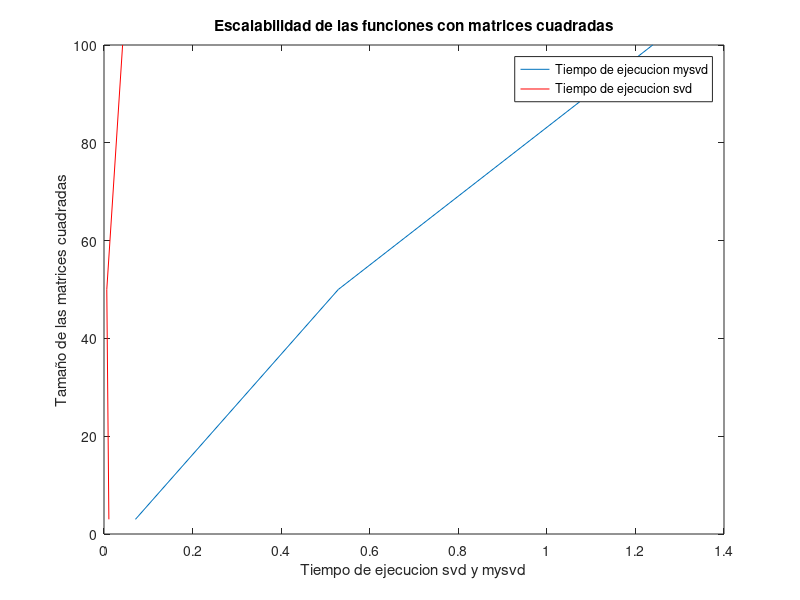
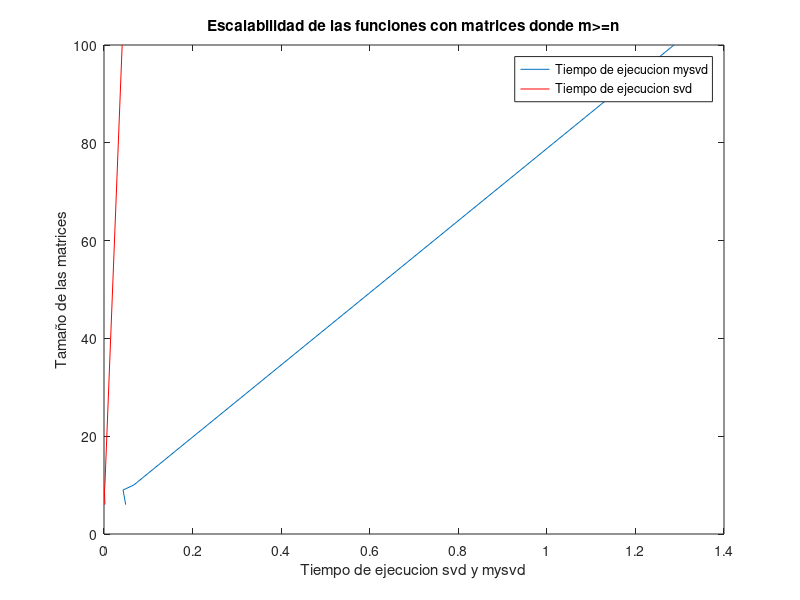

These charts were generated, in order, by the following MATLAB code:
clear all
close all
clc

% Analizaremos que pasa cuando aumenta el tamaño de la matriz con las funciones
%svd y mysvd primero para matrices cuadradas

Tiempodeej = [];
Tiempodeejmach = [];
Tamaniomatrices = [];

Tiempodeej = [0.071 0.529 1.239];
Tiempodeejmach = [0.011,0.0062862,0.0420001];
Tamaniomatrices = [3 50 100];
 
figure;
grid on
plot(Tiempodeej, Tamaniomatrices);
xlabel('Tiempo de ejecucion svd y mysvd');
ylabel('Tamaño de las matrices cuadradas');
hold on
plot(Tiempodeejmach, Tamaniomatrices,'-r');
legend('Tiempo de ejecucion mysvd','Tiempo de ejecucion svd');
title('Escalabilidad de las funciones con matrices cuadradas');
print('matricescuadradas.jpg');
hold off

%% Para todo de tipo de matrices que cumplen con m mayor o igual a n
Tiempodeej2 = [0.049 0.043 0.067 1.287];
Tiempodeejmach2 = [0.002 0.000999 0.002 0.040999];
Tamaniomatrices2 = [6 9 10 100];

figure;
grid on
plot(Tiempodeej2, Tamaniomatrices2);
xlabel('Tiempo de ejecucion svd y mysvd');
ylabel('Tamaño de las matrices');
hold on
plot(Tiempodeejmach2, Tamaniomatrices2,'-r');
legend('Tiempo de ejecucion mysvd','Tiempo de ejecucion svd');
title('Escalabilidad de las funciones con matrices donde m>=n');
print('matricesmasfilasquecolumnas.jpg');
hold off 